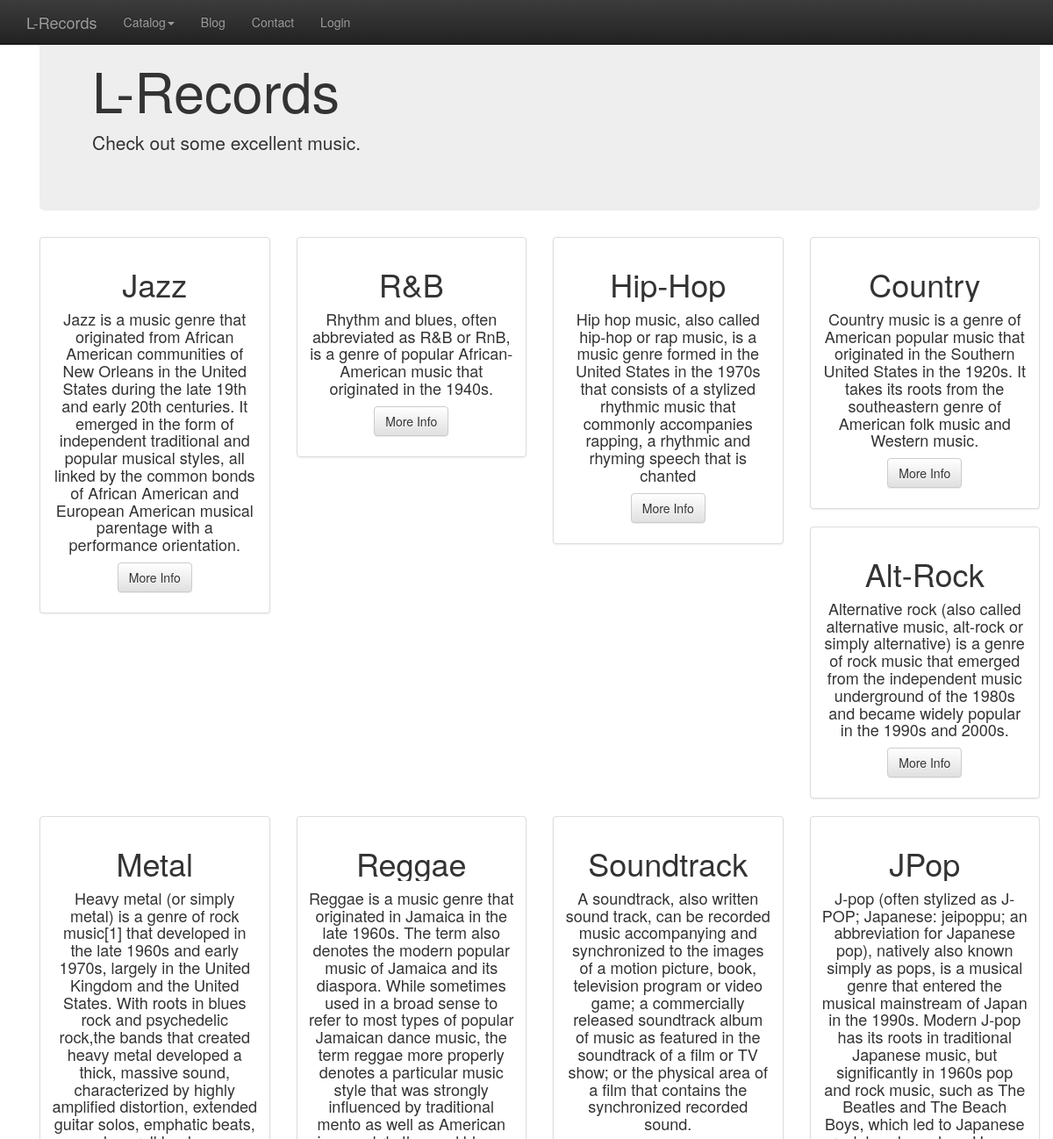
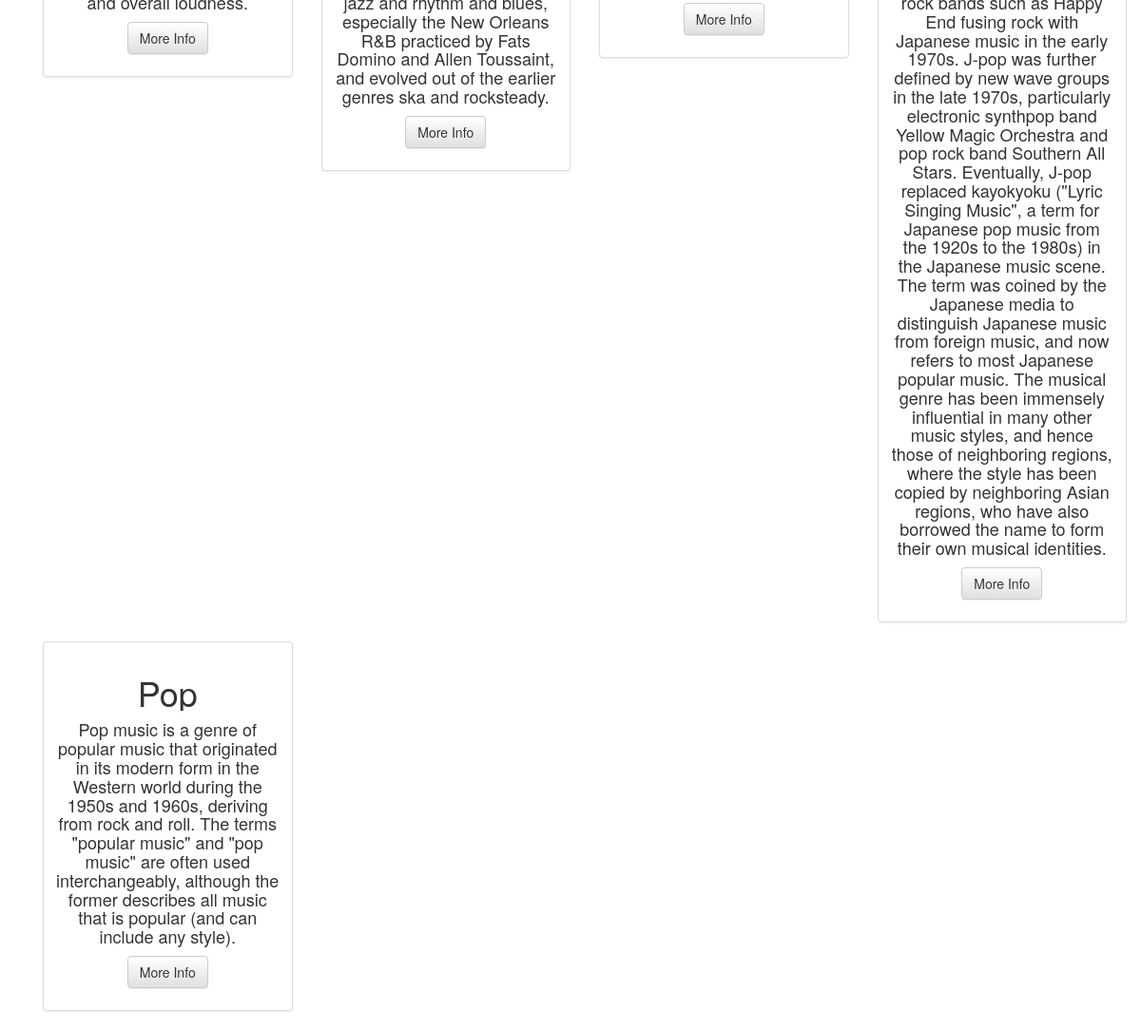
The app's page /genres with its own data (2 pictures, top to bottom).
### app/records/record_model.py (models this page shows, shortened)
class Base(db.Model):
    __abstract__ = True
    id = db.Column(db.Integer, primary_key=True)
    date_created  = db.Column(db.DateTime, default=db.func.current_timestamp())
    date_modified = db.Column(db.DateTime, default=db.func.current_timestamp(), onupdate=db.func.current_timestamp())

class Genre(Base):
    __tablename__ = 'genre'
    id = db.Column(db.Integer, primary_key=True)
    genre_name = db.Column(db.String(250), nullable=False)
    description = db.Column(db.String, nullable=True)
    genre_image = db.Column(db.VARCHAR(200), nullable=True)

### app/records/record_controllers.py (the view)
@recordBase.route('/genres', methods=['GET', 'POST'])
def showGenres():
    genres = db.session.query(Genre).all()
    if 'username' not in login_session:
        return render_template("genres/genres.html", genres = genres, loggedIn = False)
    else:
        return render_template("genres/genres.html", genres = genres, loggedIn = True)

### app/templates/genres/genres.html (shortened to what this page needs)
{% extends "main.html" %} {% block content %} {% include "header.html" %}
<div class="row text-center">
    {% for genre in genres %}
    <div class="col-md-3 col-sm-6 hero-feature">
        <div class="thumbnail">
            <div class="caption">
                <h1 class="item_title">{{ genre.genre_name }}</h1>
                <h4>{{ genre.description }}</h4>
                <p>
                    <a href="/genres/{{ genre.id }}" class="btn btn-default">More Info</a>
                </p>
            </div>
        </div>
    </div>
    {% endfor %}
</div>
{% endblock %}

### app/templates/main.html (shortened to what this page needs)
<!DOCTYPE html>
<html lang="en">
<head>
    <link rel=stylesheet type=text/css href="{{ url_for('static', filename='item_catalog.css') }}">
    <link rel="stylesheet" href="https://maxcdn.bootstrapcdn.com/bootstrap/3.3.6/css/bootstrap.min.css">
    <link rel="stylesheet" href="https://maxcdn.bootstrapcdn.com/bootstrap/3.3.6/css/bootstrap-theme.min.css">
</head>
<body>
    <div class="container">
        {% block content %} {% endblock %}
    </div>
</body>
</html>

### app/templates/header.html (shortened to what this page needs)
<nav class="navbar navbar-inverse navbar-fixed-top" role="navigation">
    <div class="container">
        <div class="navbar-header">
            <a class="navbar-brand" href="/records">L-Records</a>
        </div>
        <div class="collapse navbar-collapse" id="navbar-collapse-1">
            <ul class="nav navbar-nav">
                <li class="dropdown">
                    <a href="#" class="dropdown-toggle" data-toggle="dropdown" role="button" aria-haspopup="true" aria-expanded="false">Catalog<span class="caret"></span></a>
                </li>
                <li>
                    <a href="#">Blog</a>
                </li>
                <li>
                    <a href="#">Contact</a>
                </li>
                <li class='pull-right'>
                    {% if loggedIn %}
                    <a href='/gdisconnect'>Logout</a> {% else %}<a href='/login'>Login</a> {% endif %}
                </li>
            </ul>
        </div>
    </div>
</nav>
<div class="container">
    <header class="jumbotron">
        <div class="fluid-container">
            <h1>L-Records</h1>
            <p>Check out some excellent music.</p>
        </div>
    </header>

### app/static/item_catalog.css (style rules this page uses)
.item_title { white-space: nowrap; overflow: hidden; text-overflow: ellipsis; max-width: 300px; }

### records on screen
Genre: genre_name "Jazz", description "Jazz is a music genre that originated from African American communities of New Orleans in the United States during the late 19th and early 20th centuries. It emerged in the form of independent traditional and popular musical styles, all linked by the common bonds of African American and European American musical parentage with a performance orientation."
Genre: genre_name "R&B", description "Rhythm and blues, often abbreviated as R&B or RnB, is a genre of popular African-American music that originated in the 1940s."
Genre: genre_name "Hip-Hop", description "Hip hop music, also called hip-hop or rap music, is a music genre formed in the United States in the 1970s that consists of a stylized rhythmic music that commonly accompanies rapping, a rhythmic and rhyming speech that is chanted"
Genre: genre_name "Country", description "Country music is a genre of American popular music that originated in the Southern United States in the 1920s. It takes its roots from the southeastern genre of American folk music and Western music."
Genre: genre_name "Alt-Rock", description "Alternative rock (also called alternative music, alt-rock or simply alternative) is a genre of rock music that emerged from the independent music underground of the 1980s and became widely popular in the 1990s and 2000s."
Genre: genre_name "Metal", description "Heavy metal (or simply metal) is a genre of rock music[1] that developed in the late 1960s and early 1970s, largely in the United Kingdom and the United States. With roots in blues rock and psychedelic rock,the bands that created heavy metal developed a thick, massive sound, characterized by highly amplified distortion, extended guitar solos, emphatic beats, and overall loudness."
Genre: genre_name "Reggae", description "Reggae is a music genre that originated in Jamaica in the late 1960s. The term also denotes the modern popular music of Jamaica and its diaspora. While sometimes used in a broad sense to refer to most types of popular Jamaican dance music, the term reggae more properly denotes a particular music style that was strongly influenced by traditional mento as well as American jazz and rhythm and blues, especially the New Orleans R&B practiced by Fats Domino and Allen Toussaint, and evolved out of the earlier genres ska and rocksteady."
Genre: genre_name "Soundtrack", description "A soundtrack, also written sound track, can be recorded music accompanying and synchronized to the images of a motion picture, book, television program or video game; a commercially released soundtrack album of music as featured in the soundtrack of a film or TV show; or the physical area of a film that contains the synchronized recorded sound."
Genre: genre_name "JPop", description "J-pop (often stylized as J-POP; Japanese: jeipoppu; an abbreviation for Japanese pop), natively also known simply as pops, is a musical genre that entered the musical mainstream of Japan in the 1990s. Modern J-pop has its roots in traditional Japanese music, but significantly in 1960s pop and rock music, such as The Beatles and The Beach Boys, which led to Japanese rock bands such as Happy End fusing rock with Japanese music in the early 1970s. J-pop was further defined by new wave groups in the late 1970s, particularly electronic synthpop band Yellow Magic Orchestra and pop rock band Southern All Stars. Eventually, J-pop replaced kayokyoku (\"Lyric Singing Music\", a term for Japanese pop…"
Genre: genre_name "Pop", description "Pop music is a genre of popular music that originated in its modern form in the Western world during the 1950s and 1960s, deriving from rock and roll. The terms \"popular music\" and \"pop music\" are often used interchangeably, although the former describes all music that is popular (and can include any style)."
